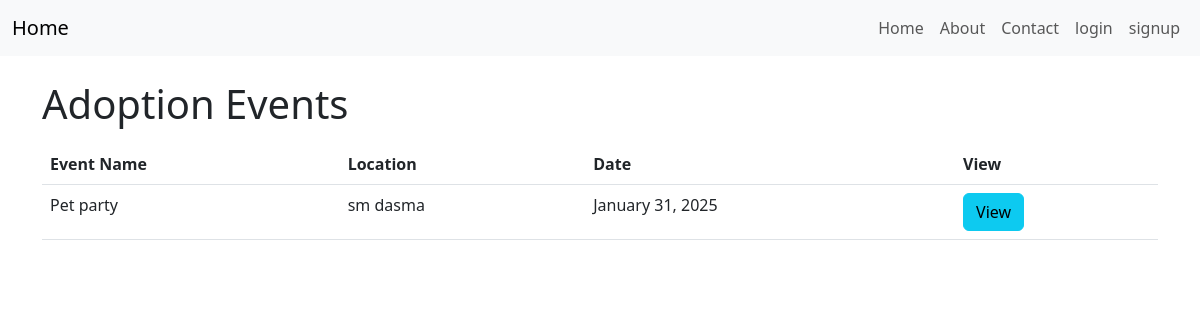
/events/, run on an earlier commit of the app's database.
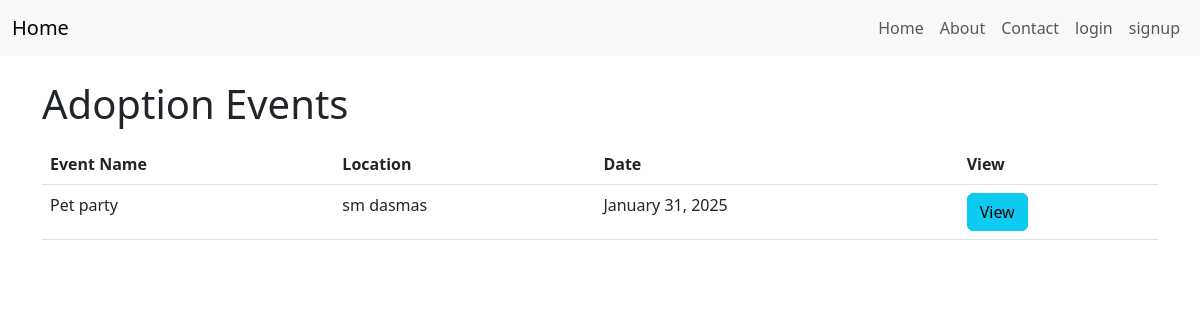
And on a later commit of the database.
### app/models.py (models this page shows, shortened)
class AdoptionEvent(models.Model):
    name = models.CharField(max_length=200)
    description = models.TextField()
    location = models.CharField(max_length=300)
    event_date = models.DateTimeField()
    organizer = models.ForeignKey(settings.AUTH_USER_MODEL, on_delete=models.CASCADE, related_name='events')

### app/views.py (the view)
# urls.py: path('events/', AdoptionEventListView.as_view(), name='adoption_event_list'),
class AdoptionEventListView(ListView):
    model = AdoptionEvent
    template_name = 'events/adoption_event_list.html'
    context_object_name = 'events'

### app/templates/events/adoption_event_list.html (shortened to what this page needs)
{% extends 'app/base.html' %}
{% block content %}
  <h1>Adoption Events</h1>
  <table class="table mt-3">
    <thead>
      <tr>
        <th>Event Name</th>
        <th>Location</th>
        <th>Date</th>
        <th>View</th>
      </tr>
    </thead>
    <tbody>
      {% for event in events %}
        <tr>
          <td>{{ event.name }}</td>
          <td>{{ event.location }}</td>
          <td>{{ event.event_date|date:"F j, Y" }}</td>
          <td>
            <a href="{% url 'adoption_event_detail' event.pk %}" class="btn btn-info">View</a>
          </td>
        </tr>
      {% endfor %}
    </tbody>
  </table>
{% endblock content %}

What changed in the data, as far as the page shows it:
changed AdoptionEvent "Pet party": location "sm dasma" → "sm dasmas"
